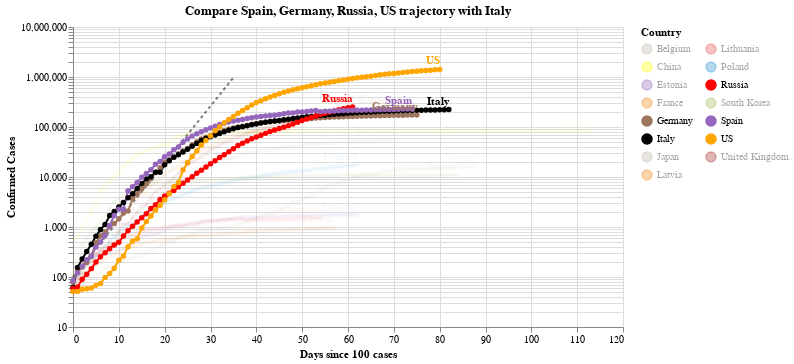

Notebook cell for this chart:
### Code cell
#hide_input
chart2 = make_since_chart(dff2, ['Spain', 'Germany','Russia', 'US'], baseline_countries)
chart2

### Figure 1 — Vega-Lite specification as saved in the notebook (floating-point values rounded to 4 significant figures; data arrays with more than 128 entries replaced by an {"elided": "..."} marker saying what was removed)
{"config": {"view": {"continuousWidth": 400, "continuousHeight": 300}}, "layer": [{"data": {"name": "data-628230001892d6798b50651be41d1b3e"}, "mark": {"type": "line", "color": "black", "opacity": 0.5, "strokeDash": [3, 3]}, "encoding": {"x": {"type": "quantitative", "field": "Days since 100 cases"}, "y": {"type": "quantitative", "field": "Confirmed Cases"}}}, {"data": {"name": "data-cfdc71e2bf78a6cd48de1ce5b0ed9613"}, "mark": {"type": "line", "point": true}, "encoding": {"color": {"type": "nominal", "field": "Country", "legend": {"columns": 2}, "scale": {"domain": ["Belgium", "China", "Estonia", "France", "Germany", "Italy", "Japan", "Latvia", "Lithuania", "Poland", "Russia", "South Korea", "Spain", "US", "United Kingdom"], "range": ["#C1B7AD", "yellow", "#9467bd", "#F58518", "#9D755D", "black", "#C1B7AD", "#F58518", "#E45756", "#2495D3", "red", "#A1BA59", "#9467bd", "orange", "brown"]}}, "opacity": {"condition": {"value": 1, "selection": "selector009"}, "value": 0.05}, "tooltip": [{"type": "nominal", "field": "Country"}, {"type": "temporal", "field": "Date"}, {"type": "quantitative", "field": "Confirmed Cases"}, {"type": "quantitative", "field": "Days since 100 cases"}], "x": {"type": "quantitative", "field": "Days since 100 cases"}, "y": {"type": "quantitative", "field": "Confirmed Cases", "scale": {"type": "log"}}}, "selection": {"selector009": {"type": "multi", "fields": ["Country"], "bind": "legend", "init": [{"Country": "Spain"}, {"Country": "Germany"}, {"Country": "Russia"}, {"Country": "US"}, {"Country": "Italy"}]}}, "width": 550}, {"data": {"name": "data-cfdc71e2bf78a6cd48de1ce5b0ed9613"}, "mark": {"type": "text", "align": "right", "dy": -8, "fontWeight": "bold"}, "encoding": {"color": {"type": "nominal", "field": "Country", "legend": {"columns": 2}, "scale": {"domain": ["Belgium", "China", "Estonia", "France", "Germany", "Italy", "Japan", "Latvia", "Lithuania", "Poland", "Russia", "South Korea", "Spain", "US", "United Kingdom"], "range": ["#C1B7AD", "yellow", "#9467bd", "#F58518", "#9D755D", "black", "#C1B7AD", "#F58518", "#E45756", "#2495D3", "red", "#A1BA59", "#9467bd", "orange", "brown"]}}, "opacity": {"condition": {"value": 1, "selection": "selector009"}, "value": 0.05}, "text": {"type": "nominal", "field": "Country"}, "tooltip": [{"type": "nominal", "field": "Country"}, {"type": "temporal", "field": "Date"}, {"type": "quantitative", "field": "Confirmed Cases"}, {"type": "quantitative", "field": "Days since 100 cases"}], "x": {"type": "quantitative", "field": "Days since 100 cases"}, "y": {"type": "quantitative", "field": "Confirmed Cases", "scale": {"type": "log"}}}, "transform": [{"filter": "(datum['Date'] >= 1589414400000)"}], "width": 550}], "title": "Compare Spain, Germany, Russia, US trajectory with Italy", "$schema": "https://vega.github.io/schema/vega-lite/v4.0.2.json", "datasets": {"data-628230001892d6798b50651be41d1b3e": [{"Days since 100 cases": 0, "Confirmed Cases": 100.0}, {"Days since 100 cases": 1, "Confirmed Cases": 130.0}, {"Days since 100 cases": 2, "Confirmed Cases": 169.0}, {"Days since 100 cases": 3, "Confirmed Cases": 219.7}, {"Days since 100 cases": 4, "Confirmed Cases": 285.6}, {"Days since 100 cases": 5, "Confirmed Cases": 371.3}, {"Days since 100 cases": 6, "Confirmed Cases": 482.7}, {"Days since 100 cases": 7, "Confirmed Cases": 627.5}, {"Days since 100 cases": 8, "Confirmed Cases": 815.7}, {"Days since 100 cases": 9, "Confirmed Cases": 1060.0}, {"Days since 100 cases": 10, "Confirmed Cases": 1379.0}, {"Days since 100 cases": 11, "Confirmed Cases": 1792.0}, {"Days since 100 cases": 12, "Confirmed Cases": 2330.0}, {"Days since 100 cases": 13, "Confirmed Cases": 3029.0}, {"Days since 100 cases": 14, "Confirmed Cases": 3937.0}, {"Days since 100 cases": 15, "Confirmed Cases": 5119.0}, {"Days since 100 cases": 16, "Confirmed Cases": 6654.0}, {"Days since 100 cases": 17, "Confirmed Cases": 8650.0}, {"Days since 100 cases": 18, "Confirmed Cases": 11250.0}, {"Days since 100 cases": 19, "Confirmed Cases": 14620.0}, {"Days since 100 cases": 20, "Confirmed Cases": 19000.0}, {"Days since 100 cases": 21, "Confirmed Cases": 24710.0}, {"Days since 100 cases": 22, "Confirmed Cases": 32120.0}, {"Days since 100 cases": 23, "Confirmed Cases": 41750.0}, {"Days since 100 cases": 24, "Confirmed Cases": 54280.0}, {"Days since 100 cases": 25, "Confirmed Cases": 70560.0}, {"Days since 100 cases": 26, "Confirmed Cases": 91730.0}, {"Days since 100 cases": 27, "Confirmed Cases": 119300.0}, {"Days since 100 cases": 28, "Confirmed Cases": 155000.0}, {"Days since 100 cases": 29, "Confirmed Cases": 201500.0}, {"Days since 100 cases": 30, "Confirmed Cases": 262000.0}, {"Days since 100 cases": 31, "Confirmed Cases": 340600.0}, {"Days since 100 cases": 32, "Confirmed Cases": 442800.0}, {"Days since 100 cases": 33, "Confirmed Cases": 575600.0}, {"Days since 100 cases": 34, "Confirmed Cases": 748300.0}, {"Days since 100 cases": 35, "Confirmed Cases": 972800.0}], "data-cfdc71e2bf78a6cd48de1ce5b0ed9613": {"elided": "1125 records"}}}
